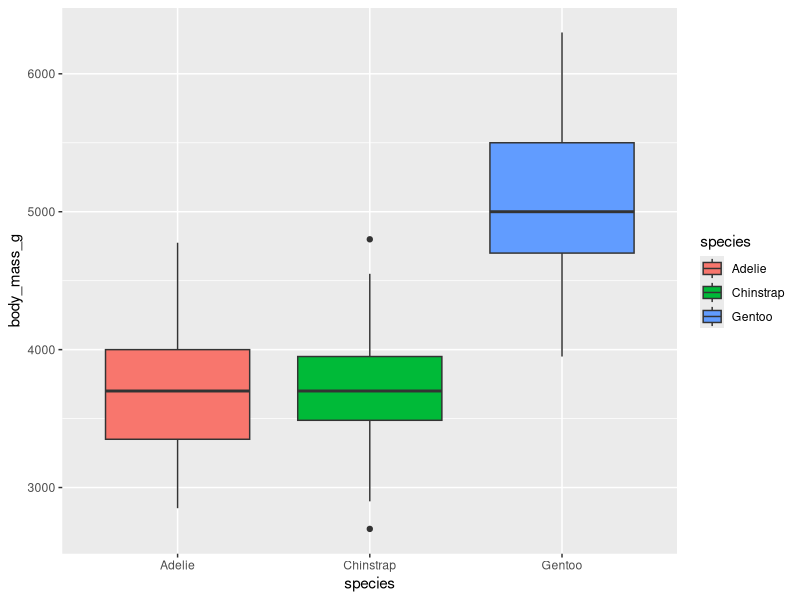

Reproduce this figure in R.
## ---- chunk 1
library(palmerpenguins)
library(tidyverse)

## ---- chunk 2
ggplot(data = penguins) +
  geom_boxplot(mapping = aes(x = species, y = body_mass_g, fill = species))


